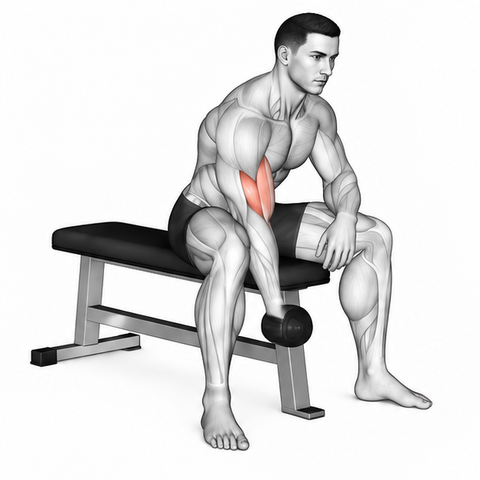
#> input picture assets/motion_repairs/20261024_review46/1669-fixed.webp, 480 x 480 px, given in place of dataset_motion_1669.webp, which was not available
$ python register_frames.py
#> lines starting #> are read from the running program, lines starting #| are printed output that depends on the picture; after the words box and inside, x2 and y2 are one past the last pixel; in counts of white or black regions, pixels touching at a corner belong together
#!/usr/bin/env python3
"""Register Batch 46 candidate 1669 with integer shifts, 800/380/800/380 ms loop, and anchor verification."""
from pathlib import Path
import json
import struct
import numpy as np
from PIL import Image, ImageDraw, ImageSequence

B = Path(__file__).resolve().parent
R = B.parents[2]
W, H = 480, 480
DURATIONS = [800, 380, 800, 380]

CANDIDATES = {
    "1669": {
        "shifts": [(0, 0), (0, 0), (0, 0), (0, 0)],
        "anchors": {
            "bench_left_leg": (25, 290, 130, 420),
            "bench_rear_foot": (180, 315, 245, 380),
            "bench_right_post": (315, 275, 365, 375),
            "foot_left": (110, 360, 185, 450),
            "foot_right": (365, 360, 445, 450),
            "head_crown": (210, 10, 285, 95),
        },
    },
}


def ncc_at(ref_gray, tgt_gray, box, dx, dy):
    x0, y0, x1, y1 = box
    h, w = ref_gray.shape
    xx0, yy0, xx1, yy1 = x0 + dx, y0 + dy, x1 + dx, y1 + dy
    if xx0 < 0 or yy0 < 0 or xx1 > w or yy1 > h:
        return -1.0
    a = ref_gray[y0:y1, x0:x1]
    b = tgt_gray[yy0:yy1, xx0:xx1]
    sa, sb = a.std(), b.std()
    if sa < 1e-3 or sb < 1e-3:
        return 0.0
    return float(((a - a.mean()) * (b - b.mean())).mean() / (sa * sb))


def best_shift(ref_gray, tgt_gray, box, radius=8):
    sc0 = ncc_at(ref_gray, tgt_gray, box, 0, 0)
    best_sc, bdx, bdy = sc0, 0, 0
    for dy in range(-radius, radius + 1):
        for dx in range(-radius, radius + 1):
            sc = ncc_at(ref_gray, tgt_gray, box, dx, dy)
            if sc > best_sc + 1e-4:
                best_sc, bdx, bdy = sc, dx, dy
    return bdx, bdy, best_sc, sc0


report = {}
strip = Image.new("RGB", (W * 4, H), (255, 255, 255))
#> strip: PIL image 1920x480 RGB; every value is 255

for idx, (eid, cfg) in enumerate(CANDIDATES.items()):
    src = R / f"app/src/main/res/raw/dataset_motion_{eid}.webp"
    orig_frames = [f.convert("RGB") for f in ImageSequence.Iterator(Image.open(src))]
#> orig_frames = 4 items
    assert len(orig_frames) == 4 and all(f.size == (W, H) for f in orig_frames)
    shifts = cfg["shifts"]
    out_frames = []
    for fi in range(4):
        src_i = 1 if fi == 3 else fi
        dx, dy = shifts[fi]
        canvas = Image.new("RGB", (W, H), (255, 255, 255))
        canvas.paste(orig_frames[src_i], (dx, dy))
        out_frames.append(canvas)
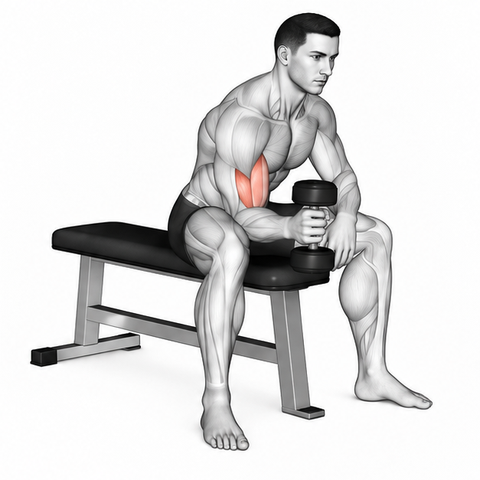
#> canvas: PIL image 480x480 RGB; mean R, G, B 222.4, 222, 221.9
#> after the loop, out_frames = 4 items

    arrs = [np.asarray(f, dtype=np.float32) for f in out_frames]
#> arrs = 4 items
    grays = [a.mean(axis=2) for a in arrs]
#> grays = 4 items
    fg = [int((a.min(axis=2) < 245).sum()) for a in arrs]
#> fg = [66928, 67167, 67783, 67167]
    assert np.array_equal(arrs[1], arrs[3]), f"{eid}: Frame 4 must equal Frame 2"
    for fi, a in enumerate(arrs):
        m = a.min(axis=2) < 245
        assert not (m[0].any() or m[-1].any() or m[:, 0].any() or m[:, -1].any()), f"{eid} F{fi} touches border"
#> this loop made 4 passes
#> pass 1, `m = a.min(axis=2) < 245`:
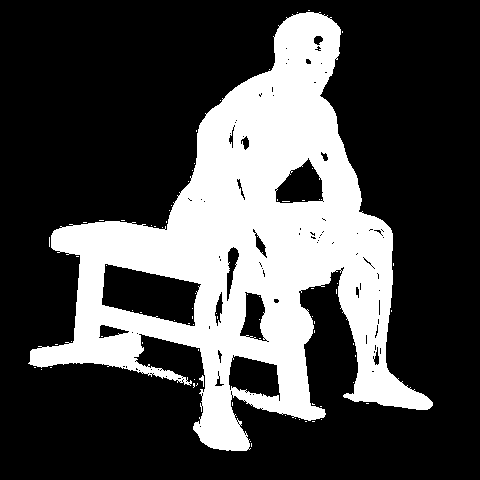
#> m: shape (480, 480) bool; 29% white; 78 white regions (76 under 20 px), largest, box (x1, y1, x2, y2) and area: (28, 12, 433, 451) 66738, (199, 375, 204, 387) 25
#> pass 3, `m = a.min(axis=2) < 245`:
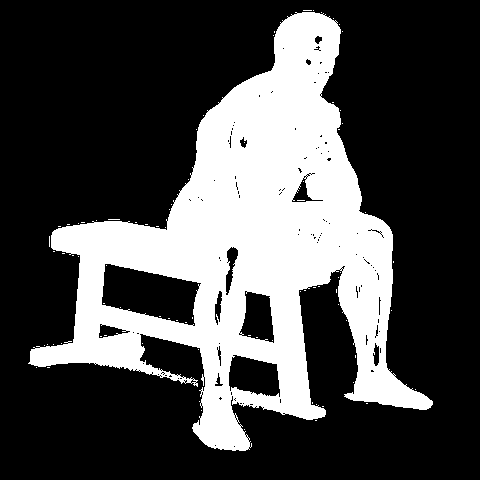
#> m: shape (480, 480) bool; 29.4% white; 80 white regions (79 under 20 px), largest, box (x1, y1, x2, y2) and area: (28, 12, 433, 451) 67621

    max_res = 0.0
    min_sc0 = 1.0
    anchor_detail = {}
    for aname, box in cfg["anchors"].items():
        anchor_detail[aname] = {}
        for fi in (0, 2):
            bdx, bdy, bsc, sc0 = best_shift(grays[1], grays[fi], box)
            res = (bdx ** 2 + bdy ** 2) ** 0.5
            max_res = max(max_res, res)
            min_sc0 = min(min_sc0, sc0)
            anchor_detail[aname][f"F{fi}"] = {
                "best_dx": bdx,
                "best_dy": bdy,
                "best_score": round(bsc, 4),
                "score_at_0": round(sc0, 4),
                "residual_px": round(res, 2),
            }
#> this loop made 6 passes
#> pass 1, in ncc_at, `a = ref_gray[y0:y1, x0:x1]`:
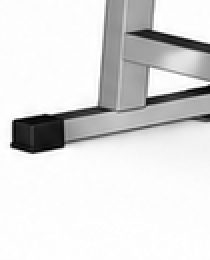
#> a: shape (130, 105) float32 (shown 2 times larger); min 0, max 255, mean 221.4
#> pass 1, in ncc_at (call 2), `b = tgt_gray[yy0:yy1, xx0:xx1]`:
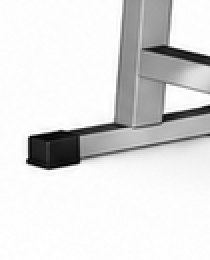
#> b: shape (130, 105) float32 (shown 2 times larger); min 0, max 255, mean 222.1
#> pass 1, in ncc_at (call 3), `b = tgt_gray[yy0:yy1, xx0:xx1]`:
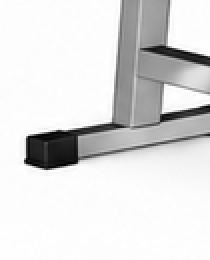
#> b: shape (130, 105) float32 (shown 2 times larger); min 0, max 255, mean 221.8

    assert max_res <= 2.0, f"{eid} max_res={max_res}"
    assert min_sc0 >= 0.96, f"{eid} min_sc0={min_sc0}"

    out_webp = B / f"{eid}-fixed.webp"
    out_frames[0].save(
        out_webp,
        format="WEBP",
        save_all=True,
        append_images=out_frames[1:],
        duration=DURATIONS,
        loop=0,
        lossless=True,
    )

    raw_webp = out_webp.read_bytes()
    re_durs = []
    pos = 12
    while pos < len(raw_webp):
        tag = raw_webp[pos:pos + 4]
        sz = struct.unpack("<I", raw_webp[pos + 4:pos + 8])[0]
        if tag == b"ANMF":
            re_durs.append(int.from_bytes(raw_webp[pos + 20:pos + 23], "little"))
        pos += 8 + sz + (sz & 1)
#> this loop made 6 passes
    reopened = Image.open(out_webp)
#> reopened is the input picture: PIL image 480x480 RGBA; mean R, G, B, A 223.6, 223.1, 223, 255
    re_frames = [f.convert("RGB") for f in ImageSequence.Iterator(reopened)]
    assert len(re_frames) == 4 and re_durs == DURATIONS
    assert np.array_equal(np.asarray(re_frames[1]), np.asarray(re_frames[3]))

    for fi, f in enumerate(re_frames):
        strip.paste(f, (fi * W, idx * H))
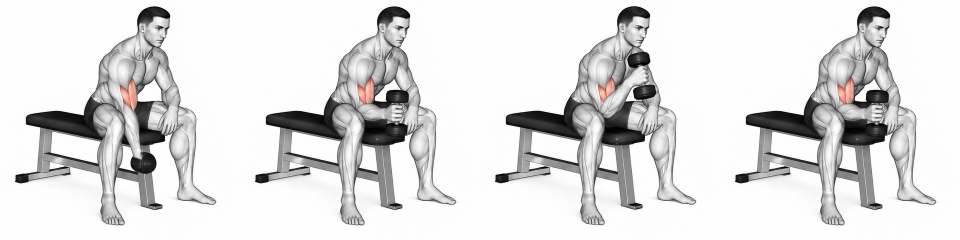
#> strip: PIL image 1920x480 RGB (shown at 1/2 size); mean R, G, B 222.6, 222.2, 222.1
    draw = ImageDraw.Draw(strip)
    draw.text((8, idx * H + 8), f"{eid} FIXED", fill=(0, 0, 0))

    report[eid] = {
        "status": "passed",
        "frames": 4,
        "size": [W, H],
        "durations_ms": DURATIONS,
        "frame4_equals_frame2": True,
        "max_anchor_residual_px": round(max_res, 2),
        "min_anchor_match_score": round(min_sc0, 4),
        "foreground_pixels": fg,
        "fg_preserved": True,
        "anchors": anchor_detail,
    }

strip.save(B / "contact-fixed-1.jpg", quality=92)
print(json.dumps(report, ensure_ascii=False, indent=2))
#> (printed output is left out)
